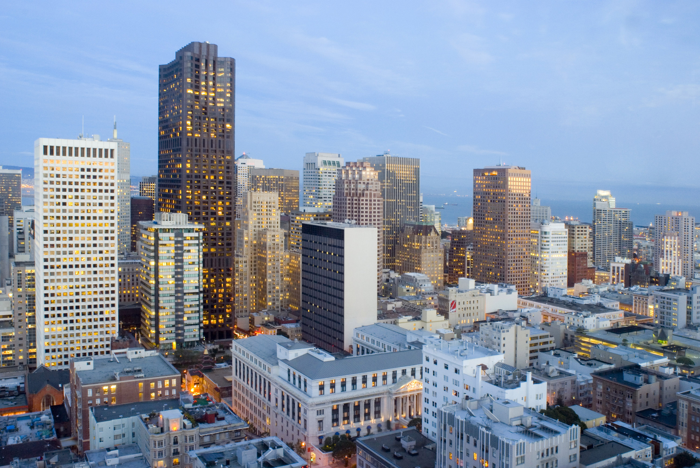
#> input picture asserts/images/building.png, 700 x 468 px
$ python histogram_matching.py   (older library calls are emulated)
#> lines starting #> are read from the running program, lines starting #| are printed output that depends on the picture
### src/__utils__/general.py
import cv2
import pickle


def show_image(image, name='Image'):
    cv2.imshow(name, image)
    cv2.waitKey()
    cv2.destroyAllWindows()


# [10 lines left out: functions pickle_dump_object, pickle_load_object, not called in this run]

### src/histogram/histogram_matching.py
# Author: KhanhLQ

import cv2
import numpy as np
from __utils__.general import show_image


def histeq(img, nbr_bins=256):
    # Get image histogram
    imhist, bins = np.histogram(img.ravel(), 256, [0, 256])

    # Calculate cumsum of intensives
    cdf = imhist.cumsum()

    # Look up table
    lut = 255 * cdf / cdf[-1]

    # Use linear interpolation of cdf to find new pixel values
    im2 = np.interp(img.ravel(), bins[:-1], lut)

    return im2.reshape(img.shape), lut


def histspec(imsrc, imtint):
    nbr_bins = 255
    if len(imsrc.shape) < 3:
        imsrc = imsrc[:, :, np.newaxis]
        imtint = imtint[:, :, np.newaxis]

    imres = imsrc.copy()
    for d in range(imsrc.shape[2]):
        imhist, bins = np.histogram(imsrc[:, :, d].flatten(), nbr_bins, normed=True)
        tinthist, bins = np.histogram(imtint[:, :, d].flatten(), nbr_bins, normed=True)

        cdfsrc = imhist.cumsum()  # cumulative distribution function
        cdfsrc = (255 * cdfsrc / cdfsrc[-1]).astype(np.uint8)  # normalize

        cdftint = tinthist.cumsum()  # cumulative distribution function
        cdftint = (255 * cdftint / cdftint[-1]).astype(np.uint8)  # normalize

        im2 = np.interp(imsrc[:, :, d].flatten(), bins[:-1], cdfsrc)

        im3 = np.interp(im2, cdftint, bins[:-1])

        imres[:, :, d] = im3.reshape((imsrc.shape[0], imsrc.shape[1]))

    return imres


if __name__ == '__main__':
    # [5 lines of commented-out code are left out]

    src_path = '../../asserts/images/building.png'
    tint_path = '../../asserts/images/building2.png'
    imsrc = cv2.imread(src_path)
#> imsrc is the input picture: shape (468, 700, 3); mean B, G, R 164.7, 145.2, 132.7
    imtint = cv2.imread(tint_path)
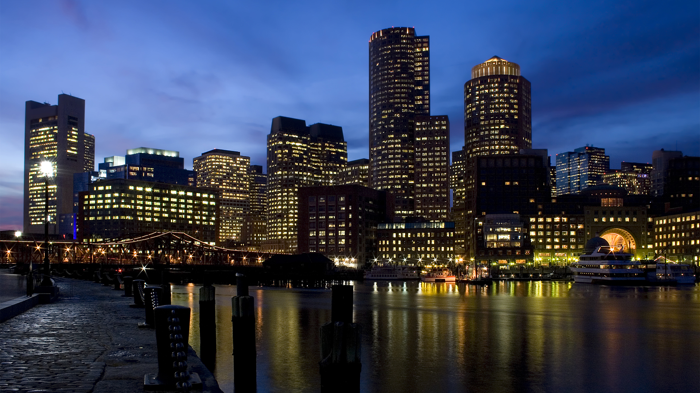
#> input picture asserts/images/building2.png, 700 x 393 px
#> imtint is the input picture: shape (393, 700, 3); mean B, G, R 83.7, 63.1, 54.5
    imres = histspec(imsrc, imtint)
#> after the loop in histspec, `for d in range(imsrc.shape[2]):`:
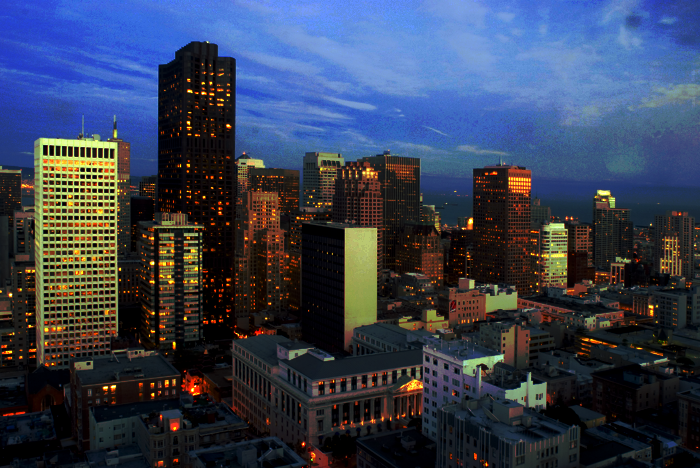
#> imres: shape (468, 700, 3); mean B, G, R 84.4, 63.6, 54.9
    show_image(np.hstack((imsrc, imres)))
#> in show_image, `cv2.imshow(name, image)`:
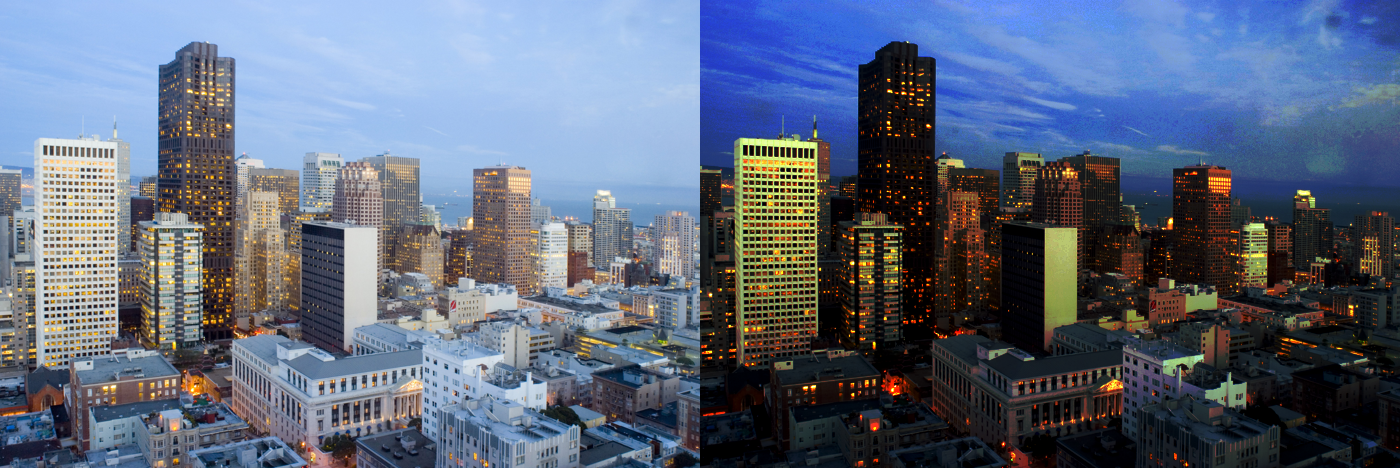
#> window 'Image': shape (468, 1400, 3); mean B, G, R 124.5, 104.4, 93.8
